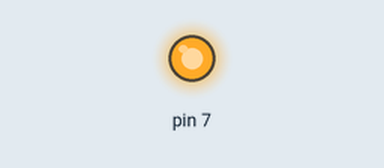
This sketch was run on a simulated Arduino Uno, built with avr-gcc and run on an emulated ATmega328P. On the bench: output pins drawn as LEDs (lit = HIGH). What the sketch prints to the serial monitor is not drawn.

Above: at 7.1 s.
At 21.6 s:
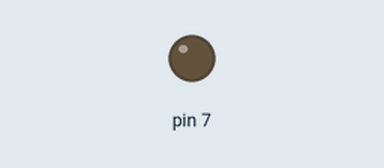
Timing chart, 0 to 23.1 s (numbered marks = the images above):
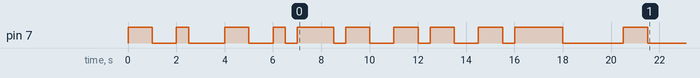

The sketch:

Predajnik.ino
```cpp
void setup()
{
  // put your setup code here, to run once:
  Serial.begin(9600);
  pinMode(7, OUTPUT);

  String word = "Hello";
  String binarniZapis = konvert(word);
  Serial.println(" ");
  Serial.print(binarniZapis);
  Serial.println(" ");
  char nizSlova[binarniZapis.length()];
  binarniZapis.toCharArray(nizSlova, binarniZapis.length()+1);

  for(int i = 0; i < binarniZapis.length(); i++)
  {
    if(nizSlova[i] == '1')
    {
      digitalWrite(7, HIGH);
    }
    else
    {
      digitalWrite(7, LOW);
    }
    delay(500);
  }

  digitalWrite(7, LOW);
  }

void loop()
{
  // put your main code here, to run repeatedly:
  // digitalWrite(7, HIGH);
}

String konvert(String rec)
{
  String binary[rec.length()];
  String binarnaRec = "1";

  for (int i = 0; i < rec.length(); i++) {
    int asciiValue = rec.charAt(i); // Dobijanje ASCII vrednosti pojedinačnog karaktera

    String binslovo = "";
    for (int i = 6; i >= 0; i--) {
      int bit = (asciiValue >> i) & 1;
      binslovo = binslovo + String(bit);
    }
    binary[i] = binslovo;
    binarnaRec = binarnaRec + binary[i];
  }

  binarnaRec = binarnaRec + "0000011";

  return binarnaRec;
}
```
